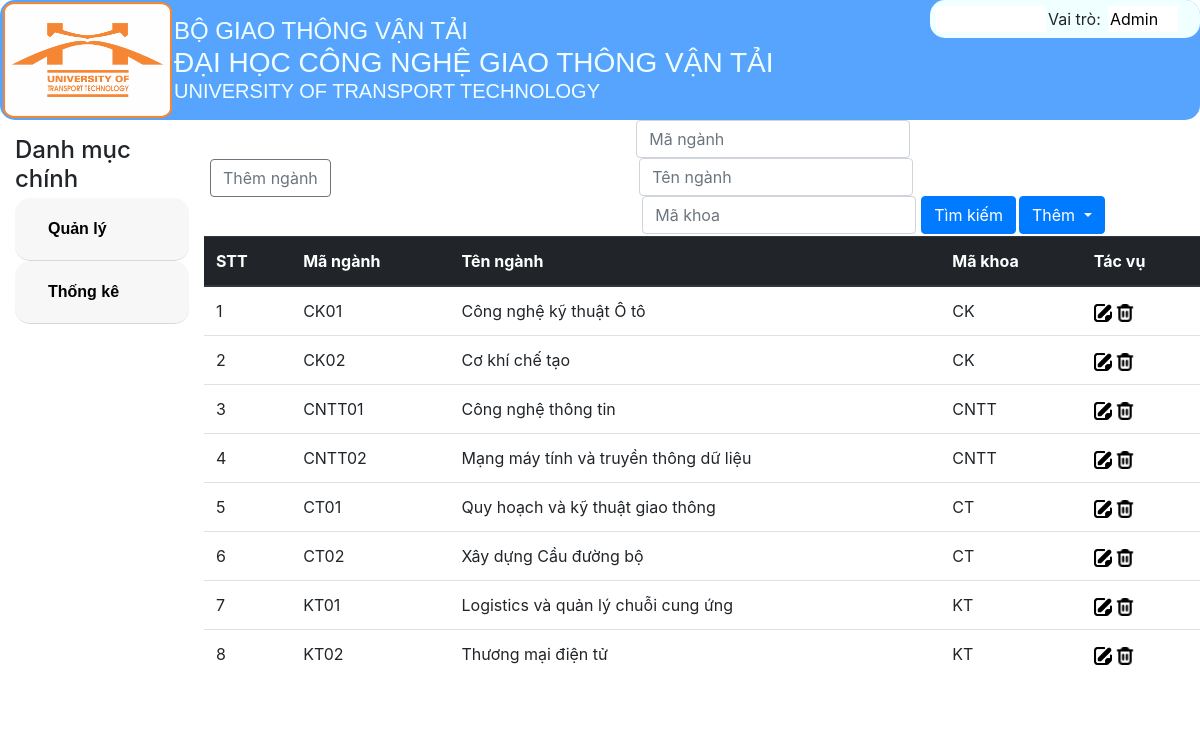
The app's page /DanhSachNganh/ with its own data.
### tables this page shows
CREATE TABLE `nganh` (
  `manganh` varchar(30) NOT NULL,
  `tennganh` varchar(50) NOT NULL,
  `makhoa` varchar(30) NOT NULL
);

### MVC/Core/controller.php (called while the page is built, shortened)
<?php
class Controller
{
    public function mode($mode){
        return new $mode;
    }
    function view($view, $data= []){
        include_once './MVC/Views/'.$view.'.php';
    }
}

### MVC/Controllers/DanhSachNganh.php (called while the page is built, shortened)
<?php
class DanhSachNganh extends Controller
{
    protected $nganh;
    function __construct()
    {
        $this->nganh = $this->mode('Nganh');
    }
    function Get_data()
    {
        $this->view('MasterLayoutAD', [
            'page' => 'Nganh_v',
            'dulieu' => $this->nganh->nganh_find('', '')
        ]);
    }
}
?>

### MVC/Core/app.php (called while the page is built, shortened)
<?php
class app
{
    protected $action = 'Get_data';
    function __construct()
    {
        $arr = $this->ProcessURL();
        if($arr!=null){
            if(file_exists("./MVC/Controllers/".$arr[0].".php")){
                $this->controller=$arr[0];
                unset($arr[0]);
            }
        }
        $this->controller=new $this->controller;
        if(isset($arr[1])){
            unset($arr[1]);
        }
        $this->params=$arr?array_values($arr):[];
        call_user_func_array([$this->controller,$this->action],$this->params);
    }
    function ProcessURL(){
        if(isset($_GET['url'])){
            return explode("/",filter_var(trim($_GET['url']),FILTER_DEFAULT));
        }
    }
}
?>

### index.php (called while the page is built, shortened)
<?php
$myapp = new app();
?>

### MVC/Core/connectDB.php (called while the page is built, shortened)
<?php
class connectDB{
    protected $servername="localhost";
    protected $username="root";
    protected $password="";
    protected $dbname="btl_quanlydiem";
    function __construct(){
        $this->con=mysqli_connect($this->servername,$this->username,$this->password,$this->dbname);
    }
}
?>

### MVC/Models/Nganh.php (called while the page is built, shortened)
<?php
class Nganh extends connectDB{
    function nganh_find($manganh,$tennganh){
        $sql_nganh_find="SELECT * FROM nganh where manganh like '%$manganh%' and tennganh like '%$tennganh%'";
        return mysqli_query($this->con,$sql_nganh_find);
    }
}

### MVC/Views/Pages/Nganh_v.php (the view, shortened to what this page needs)
<!DOCTYPE html>
<html lang="en">
<head>
   <link rel="stylesheet" href="Public/Css/style.css">
   <link rel="stylesheet" href="Public/Css/css_bootstrap.min.css">
   <link rel="stylesheet" href="https://stackpath.bootstrapcdn.com/bootstrap/4.1.1/css/bootstrap.min.css">
</head>
<body>
   <table style="width: 100%;">
      <tr>
         <td style="width: 45%;"><a href="http://localhost/BTL_QuanLyDiem/DanhSachNganh/Them"><button
                  class="btn btn-outline-secondary" name="btnThemnganh" style="margin: 5px;">Thêm
                  ngành</button></a></td>
         <td>
            <form action="http://localhost/BTL_QuanLyDiem/DanhSachNganh/Timkiem" method="post">
               <div class="form-inline">
                  <form>
                     <input type="text" name="txtManganh" class="form-control" placeholder="Mã ngành" value="<?php if (isset($data['mn']))
                        echo $data['mn'] ?>" style="position: relative; left: -17px; top: -1px;">
                        <input type="text" name="txtTennganh" class="form-control" placeholder="Tên ngành" value="<?php if (isset($data['tn']))
                        echo $data['tn'] ?>" style="position: relative; left: -14px; top: -1px;">
                        <input type="text" name="txtMakhoa" class="form-control" placeholder="Mã khoa" value="<?php if (isset($data['mk']))
                        echo $data['mk'] ?>" style="position: relative; left: -11px; top: -1px;">
                        <input type="submit" class="btn btn-primary" name="btnTimkiem" value="Tìm kiếm" style="position: relative; left: -6px; top: -1px;">
                     </form>
                     <button class="btn btn-primary dropdown-toggle" type="button" id="dropdownMenuButton"
                        data-toggle="dropdown" style="position: relative; left: -3px; top: -1px;">
                        Thêm
                     </button>
                  </div>
            </td>
         </tr>
      </table>
      <table class="table">
         <thead class="thead-dark">
            <tr>
               <th>STT</th>
               <th>Mã ngành</th>
               <th>Tên ngành</th>
               <th>Mã khoa</th>
               <th>Tác vụ</th>
            </tr>
         </thead>
         <tbody>
            <?php
                     if (isset($data['dulieu']) && $data['dulieu'] != null) {
                        $i = 1;
                        while ($row = mysqli_fetch_array($data['dulieu'])) {
                           ?>
               <tr>
                  <td>
                     <?php echo $i++ ?>
                  </td>
                  <td>
                     <?php echo $row['manganh'] ?>
                  </td>
                  <td>
                     <?php echo $row['tennganh'] ?>
                  </td>
                  <td>
                     <?php echo $row['makhoa'] ?>
                  </td>
                  <td>
                     <a href="http://localhost/BTL_QuanLyDiem/DanhSachNganh/Sua/<?php echo $row['manganh'] ?>"><img
                           class="icon" src="Public/Images/note.png" alt="note"></a>
                     <a href="http://localhost/BTL_QuanLyDiem/DanhSachNganh/Xoa/<?php echo $row['manganh'] ?>"><img
                           class="icon" src="Public/Images/trash.png" alt="trash"></a>
                  </td>
               </tr>
               <?php
                        }
                     }
                     ?>
      </tbody>
   </table>
</body>
</html>

### Public/Css/style.css (style rules this page uses)
.icon { width: 18px; height: 18px; }

### records on screen
nganh: manganh "CK01", tennganh "Công nghệ kỹ thuật Ô tô", makhoa "CK"
nganh: manganh "CK02", tennganh "Cơ khí chế tạo", makhoa "CK"
nganh: manganh "CNTT01", tennganh "Công nghệ thông tin", makhoa "CNTT"
nganh: manganh "CNTT02", tennganh "Mạng máy tính và truyền thông dữ liệu", makhoa "CNTT"
nganh: manganh "CT01", tennganh "Quy hoạch và kỹ thuật giao thông", makhoa "CT"
nganh: manganh "CT02", tennganh "Xây dựng Cầu đường bộ", makhoa "CT"
nganh: manganh "KT01", tennganh "Logistics và quản lý chuỗi cung ứng", makhoa "KT"
nganh: manganh "KT02", tennganh "Thương mại điện tử", makhoa "KT"
